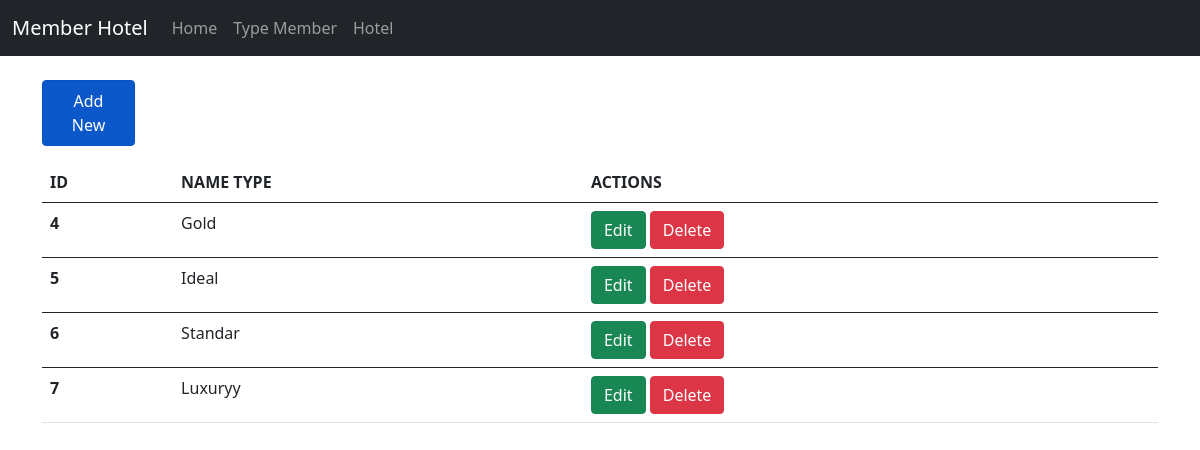
/Source_Code/Program/type.php, run on the app's committed database.
### tables this page shows
CREATE TABLE `typem` (
  `id_type` int(11) NOT NULL,
  `name_type` varchar(50) NOT NULL
);

### Source_Code/Program/controllers/Type.controller.php (called while the page is built, shortened)
<?php
include_once("models/Type.class.php");
include_once("views/Type.view.php");
class TypeController {
    private $type;
    function __construct(){
        $this->type = new Type(connection::$db_host, connection::$db_user, connection::$db_pass, connection::$db_name);
    }
    public function index() {
        $this->type->open();
        $this->type->getType();
        $data = array();
        while($row = $this->type->getResult()){
        array_push($data, $row);
        }
        $view = new TypeView();
        $view->render($data);
    }
}
?>

### Source_Code/Program/views/Type.view.php (the view, shortened to what this page needs)
<?php
class TypeView {
    public function render($data){
        $head = "
        <thead>
            <tr>
                <th>ID</th>
                <th>NAME TYPE</th>
                <th>ACTIONS</th>
            </tr>
        </thead>";
        $dataType = null;
        foreach($data as $val){
            list($id, $name_type) = $val;
            $dataType .= "
            <tbody>
                <tr>
                    <th>" . $id . "</th>
                    <td>" . $name_type . "</td>
                    <td>
                        <a class='btn btn-success' href='type.php?id=" . $id . "'>Edit</a>
                        <a class='btn btn-danger' href='type.php?hapus=" . $id . "' onclick='return confirm(\"Apakah Anda yakin ingin menghapus data?\")'>Delete</a>
                    </td>
                </tr>
            </tbody>
            ";
        }
    }
}
?>

### data on the page
typem: id_type "4", name_type "Gold"
typem: id_type "5", name_type "Ideal"
typem: id_type "6", name_type "Standar"
typem: id_type "7", name_type "Luxuryy"

### other printed values
$this->content "Member Hotel Home Type Member Hotel Add New"
